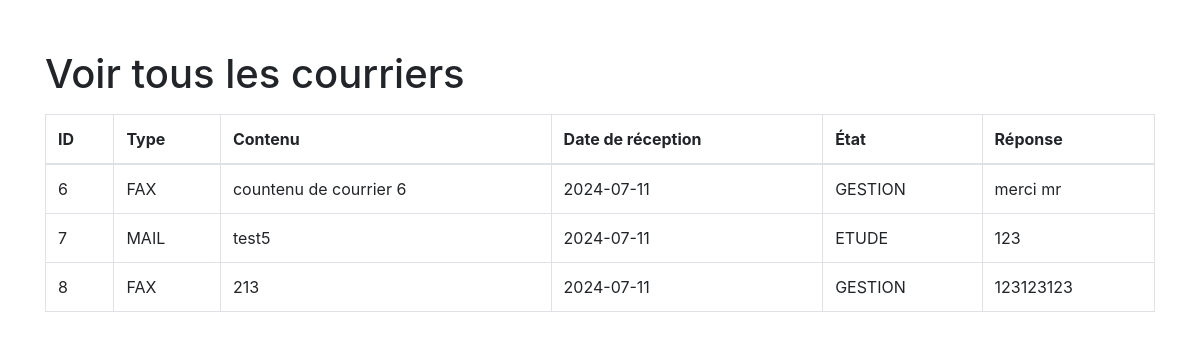
Page /voir_courrier.php (signed in) on the committed database.
### tables this page shows
CREATE TABLE `courrier` (
  `id` int(11) NOT NULL,
  `type` varchar(50) NOT NULL,
  `contenu` text NOT NULL,
  `date_reception` date NOT NULL,
  `etat` varchar(50) NOT NULL DEFAULT 'En attente',
  `reponse` text DEFAULT NULL,
  `signature_numero` varchar(50) DEFAULT NULL,
  `signature_date` date DEFAULT NULL
);

### voir_courrier.php (the view, shortened to what this page needs)
<?php
$conn = new mysqli('localhost', 'root', '', 'gestion_courrier');
$courriers = $conn->query("SELECT * FROM courrier ORDER BY signature_date DESC, signature_numero DESC");
?>
<!DOCTYPE html>
<html lang="fr">
<head>
    <link rel="stylesheet" href="https://stackpath.bootstrapcdn.com/bootstrap/4.5.2/css/bootstrap.min.css">
</head>
<body>
    <div class="container">
        <h1>Voir tous les courriers</h1>
        <table class="table table-bordered mt-3">
            <thead>
                <tr>
                    <th>ID</th>
                    <th>Type</th>
                    <th>Contenu</th>
                    <th>Date de réception</th>
                    <th>État</th>
                    <th>Réponse</th>
                </tr>
            </thead>
            <tbody>
                <?php while ($courrier = $courriers->fetch_assoc()): ?>
                    <tr>
                        <td><?= $courrier['id'] ?></td>
                        <td><?= $courrier['type'] ?></td>
                        <td><?= $courrier['contenu'] ?></td>
                        <td><?= $courrier['date_reception'] ?></td>
                        <td><?= $courrier['etat'] ?></td>
                        <td><?= $courrier['reponse'] ?></td>
                    </tr>
                <?php endwhile; ?>
            </tbody>
        </table>
    </div>
</body>
</html>

### voir_courrier.php (style rules this page uses)
.container { margin-top: 50px; }

### rows in the picture
courrier: id "6", type "FAX", contenu "countenu de courrier 6", date_reception "2024-07-11", etat "GESTION", reponse "merci mr"
courrier: id "7", type "MAIL", contenu "test5", date_reception "2024-07-11", etat "ETUDE", reponse "123"
courrier: id "8", type "FAX", contenu "213", date_reception "2024-07-11", etat "GESTION", reponse "123123123"
